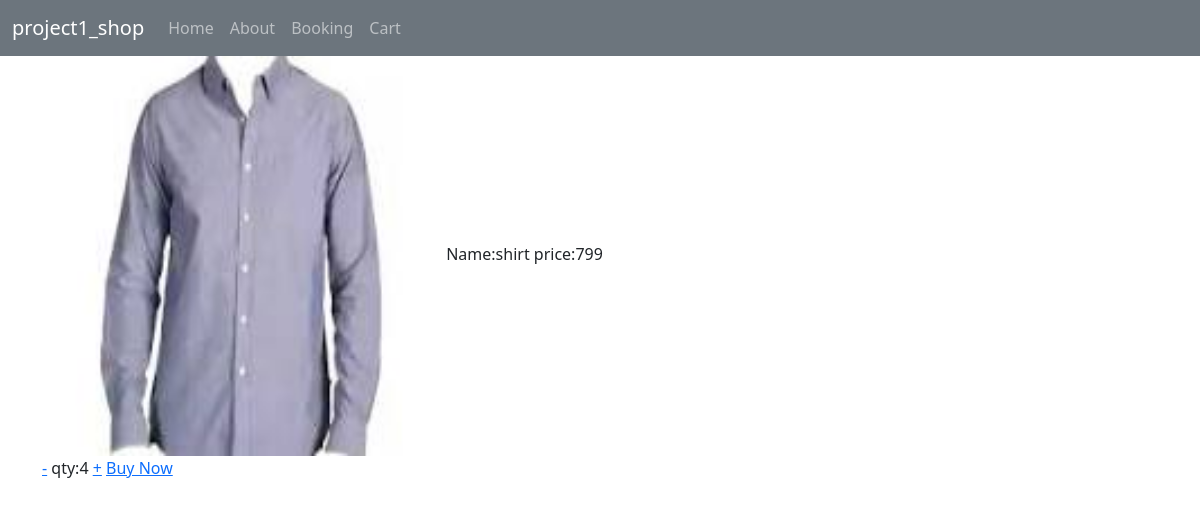
Before: /view_cart (signed in) with the older database file.
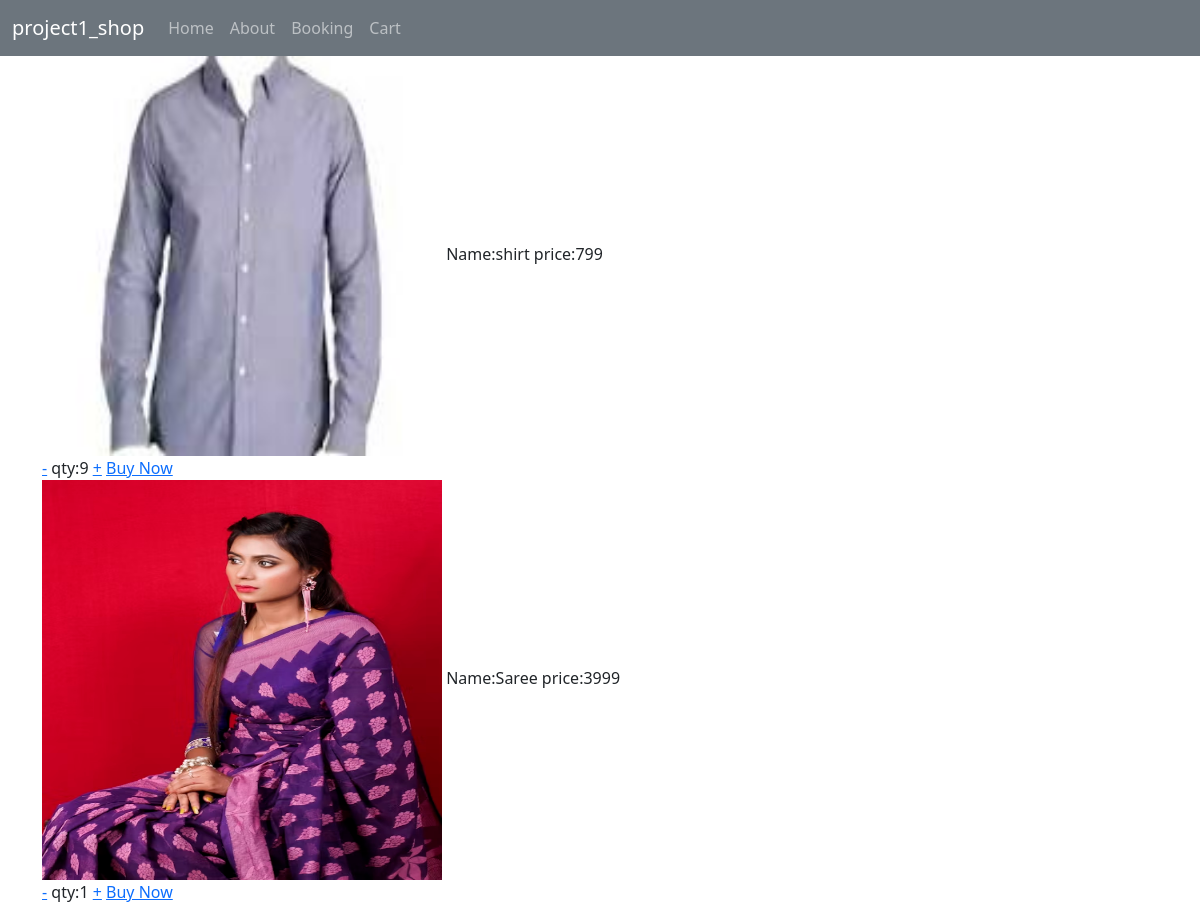
After: the same page with the newer database file.
### app/models.py (models this page shows)
class Cart(models.Model):
    product=models.ForeignKey(Product,on_delete=models.CASCADE)
    user=models.ForeignKey(User,on_delete=models.CASCADE)
    qty=models.IntegerField()

class Product(models.Model):
    pid=models.TextField()
    name=models.TextField()
    dis=models.TextField()
    price=models.IntegerField()
    offer_price=models.IntegerField()
    stock=models.IntegerField()
    img=models.FileField()

### app/views.py (the view)
# urls.py: path('view_cart',views.view_cart),
def view_cart(req):
    user=User.objects.get(username=req.session['user'])
    data=Cart.objects.filter(user=user)
    return render(req,'user/cart.html',{'cart':data})

### templates/user/cart.html (shortened to what this page needs)
<!DOCTYPE html>
<html lang="en">
<head>
    <link href="https://cdn.jsdelivr.net/npm/bootstrap@5.3.3/dist/css/bootstrap.min.css" rel="stylesheet">
</head>
<body>
    <nav class="navbar navbar-expand-sm bg-secondary navbar-dark">
        <div class="container-fluid">
          <a class="navbar-brand" href="#">project1_shop</a>
          <div class="collapse navbar-collapse" id="collapsibleNavbar">
            <ul class="navbar-nav">
              <li class="nav-item">
                <a class="nav-link" href="#">Home</a>
              </li>
              <li class="nav-item">
                <a class="nav-link" href="#">About</a>
              </li>
              <li class="nav-item">
                <a class="nav-link" href="#">Booking</a>
              </li>
              <li class="nav-item">
                <a class="nav-link" href="#">Cart</a>
              </li>
            </ul>
          </div>
        </div>
      </nav>
    <div class="container">
      <div class="row">
        {% for i in cart %}
        <div class="col-lg-12">
          <img src="{{i.product.img.url}}" style="width: 400px; height: 400px;">
          Name:{{i.product.name}}
          price:{{i.product.offer_price}} <br>
          <a href="qty_dec/{{i.pk}}">-</a> qty:{{i.qty}} <a href="qty_in/{{i.pk}}">+</a>
          <a href="cart_pro_buy/{{i.pk}}">Buy Now</a>
        </div>
        {% endfor %}
      </div>
    </div>
</body>
</html>

Changed rows visible on the page:
changed Cart "shirt": qty "4" → "9"
added Cart: product.img (picture), product.name "Saree", product.offer_price "3999", qty "1"
